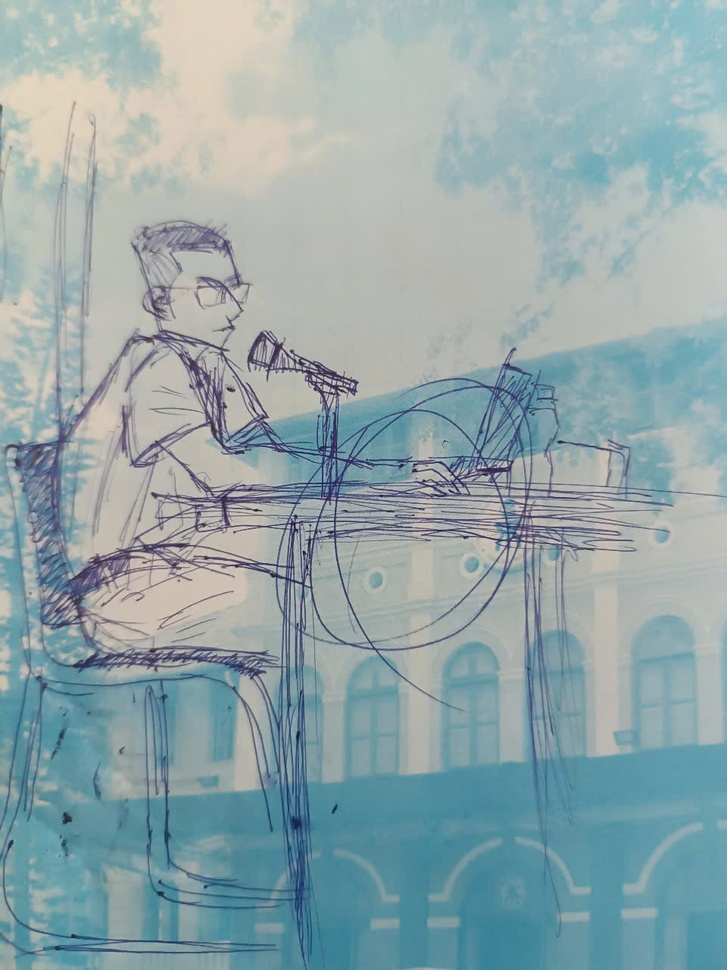
#> input picture img/2.jpg, 727 x 970 px, shrunk from 960 x 1280 before the run; its folder holds only this picture in this run
$ python -i segmentation.py   (imports and definitions only)
#> lines starting #> are read from the running program, lines starting #| are printed output that depends on the picture; after the words box and inside, x2 and y2 are one past the last pixel; in counts of white or black regions, pixels touching at a corner belong together
import pandas as pd
import matplotlib.pyplot as plt
import io
import cv2
import numpy as np
import re
from collections import deque
# [122 lines left out: functions morph_operation, global_thresholding, Thresholding, adaptiveThreshold, otsu, not called in this run]

# Bài 2: Region Growing
dX = [-1, 0, 1]
dY = [-1, 0, 1]

# [26 lines left out: function regionGrowing, not called in this run]


# Bài 3: Watershed
def watershed_segment(img_gray, blur_ksize=3, dist_ratio = 0.1):
#> called with blur_ksize = 3, dist_ratio = 0.1
  ksize = (blur_ksize, blur_ksize)
  img_1 = img_gray.copy()
  # 1. Làm mượt ảnh để giảm nhiễu
  blur = cv2.GaussianBlur(img_1, ksize, 0)

  # 2. Threshold tự động (Otsu)
  _, thresh = cv2.threshold(blur, 0, 255, cv2.THRESH_BINARY_INV + cv2.THRESH_OTSU)
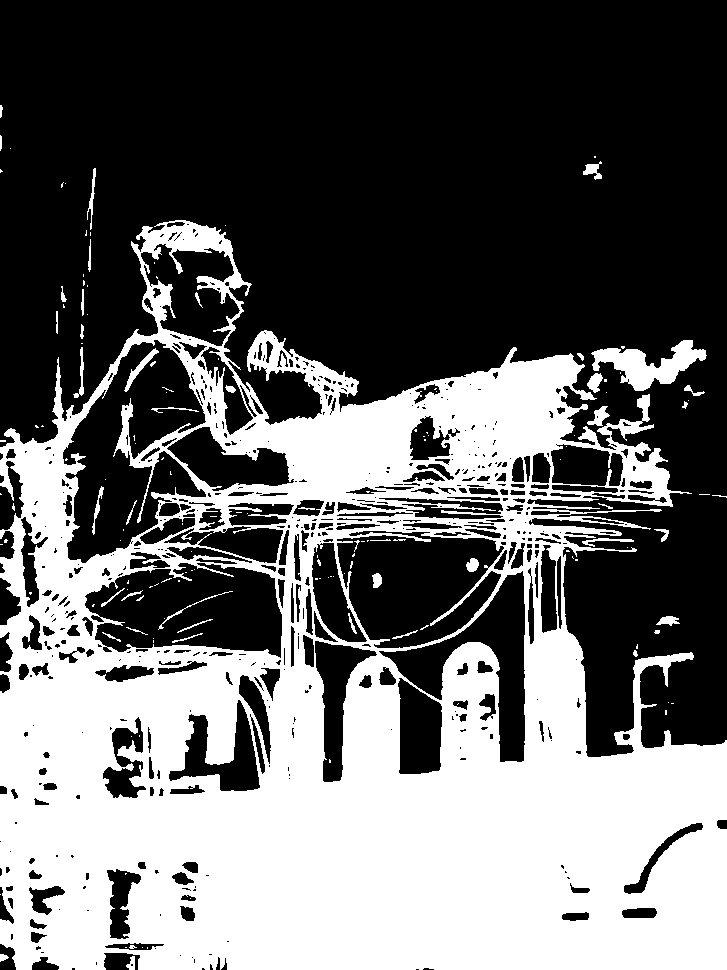
#> thresh: shape (970, 727); 39.8% white; 151 white regions (104 under 20 px), largest, box (x1, y1, x2, y2) and area: (0, 220, 727, 970) 274205, (591, 340, 707, 391) 2626, (124, 348, 159, 392) 283
  # 3. Dùng morphology
  kernel = np.ones((3, 3), np.uint8)
  opening = cv2.morphologyEx(thresh, cv2.MORPH_OPEN, kernel, iterations=2)
#> opening: shape (970, 727); 36.3% white; 111 white regions, largest, box (x1, y1, x2, y2) and area: (0, 378, 727, 970) 206215, (179, 350, 581, 528) 29881, (594, 340, 706, 391) 2475
  plt.imshow(opening, cmap="gray")

  # closing = cv2.morphologyEx(thresh, cv2.MORPH_CLOSE, kernel, iterations=2)

  # 4. Sure background
  sure_bg = cv2.dilate(opening, kernel, iterations=3)
#> sure_bg: shape (970, 727); 43.6% white; 25 white regions, largest, box (x1, y1, x2, y2) and area: (0, 325, 727, 970) 291528, (130, 220, 235, 261) 3031, (613, 440, 675, 509) 2699

  # 5. Sure foreground
  dist = cv2.distanceTransform(opening, cv2.DIST_L2, 5)
  _, sure_fg = cv2.threshold(dist, dist_ratio * dist.max(), 255, 0)
#> sure_fg: shape (970, 727) float32; 18.9% white; 23 white regions (12 under 20 px), largest, box (x1, y1, x2, y2) and area: (0, 640, 727, 970) 120275, (277, 407, 410, 491) 5663, (458, 366, 567, 448) 3851
  sure_fg = sure_fg.astype(np.uint8)

  # 6. Unknown
  unknown = cv2.subtract(sure_bg, sure_fg)
#> unknown: shape (970, 727); 24.7% white; 32 white regions, largest, box (x1, y1, x2, y2) and area: (0, 325, 727, 809) 124706, (0, 811, 240, 970) 20454, (611, 809, 727, 929) 5445

  # 7. Đánh nhãn foreground
  _, markers = cv2.connectedComponents(sure_fg)
#> markers: shape (970, 727) int32; 24 distinct labels, from 0 to 23
  markers = markers + 1
#> markers: shape (970, 727) int32; 24 distinct labels, from 1 to 24
  markers[unknown == 255] = 0
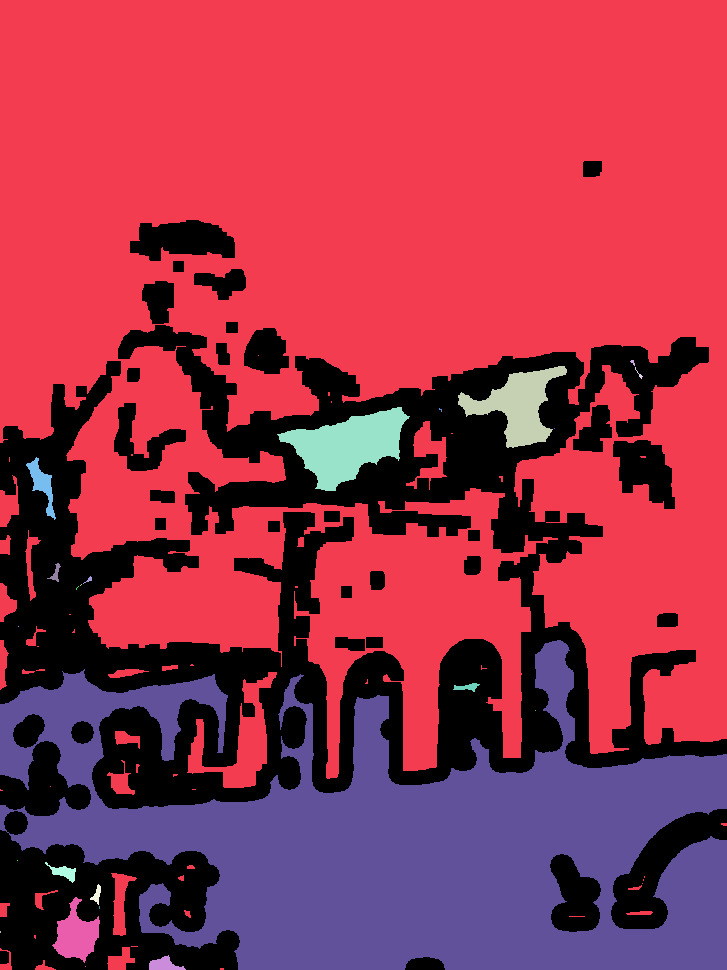
#> markers: shape (970, 727) int32; 25 distinct labels, from 0 to 24; one colour per label, 0 black

  # 8. Watershed
  bgr = cv2.cvtColor(img_1, cv2.COLOR_GRAY2BGR)
  markers_ws = cv2.watershed(bgr, markers)
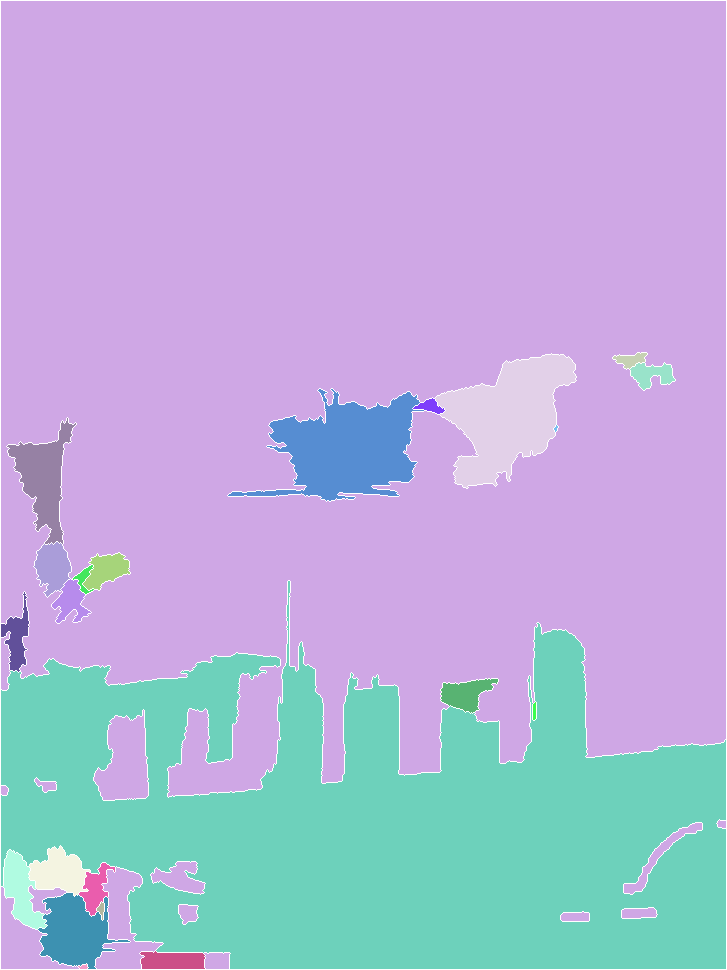
#> markers_ws: shape (970, 727) int32; 24 distinct labels, from -1 to 24; one colour per label, 0 black, -1 white

  # 9. Tô viền
  result_img = cv2.cvtColor(img_1, cv2.COLOR_GRAY2BGR)
  result_img[markers_ws == -1] = [255, 0, 0]  # biên = đỏ
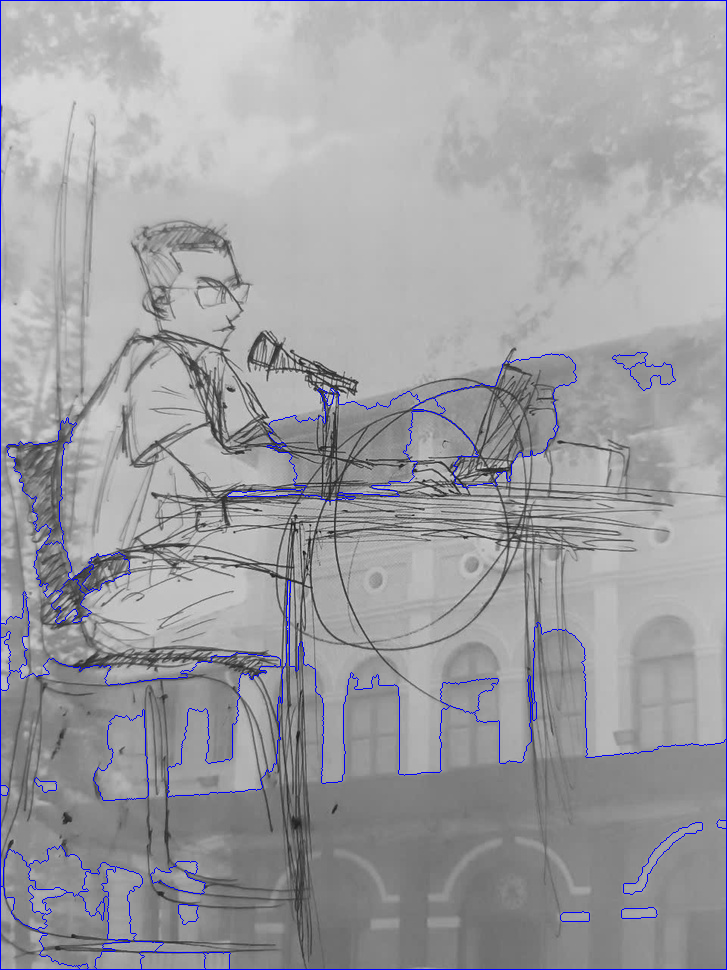
#> result_img: shape (970, 727, 3); mean B, G, R 162.5, 158.7, 158.7
  boundary_mask = (markers_ws == -1)
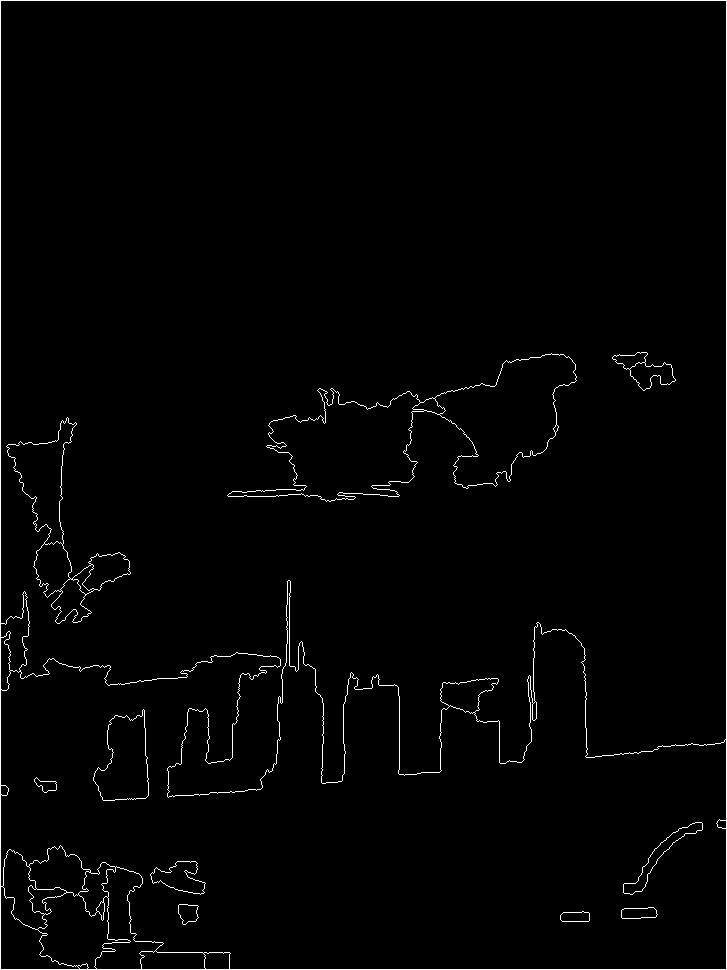
#> boundary_mask: shape (970, 727) bool; 1.5% white in thin lines or dots

  return markers_ws, result_img, boundary_mask


# Bài 4a: Connected Components
# [52 lines left out: functions detect_by_connected_components, detect_by_contours, not called in this run]

# Bài 5: Biểu diễn biên
directions = [
      (0, 1),   # 0: phải
      (-1, 1),  # 1: phải trên
      (-1, 0),  # 2: lên
      (-1, -1), # 3: trái trên
      (0, -1),  # 4: trái
      (1, -1),  # 5: trái dưới
      (1, 0),   # 6: xuống
      (1, 1)    # 7: phải dưới
  ]

# [149 lines left out: functions compute_chain_code, draw_chain_code, parse_contour_coords_text, draw_contours_on_image, contours_to_text, compute_iou, not called in this run]

>>> import cv2
>>> picture = cv2.imread('../img/2.jpg', cv2.IMREAD_GRAYSCALE)
>>> result = watershed_segment(picture)
